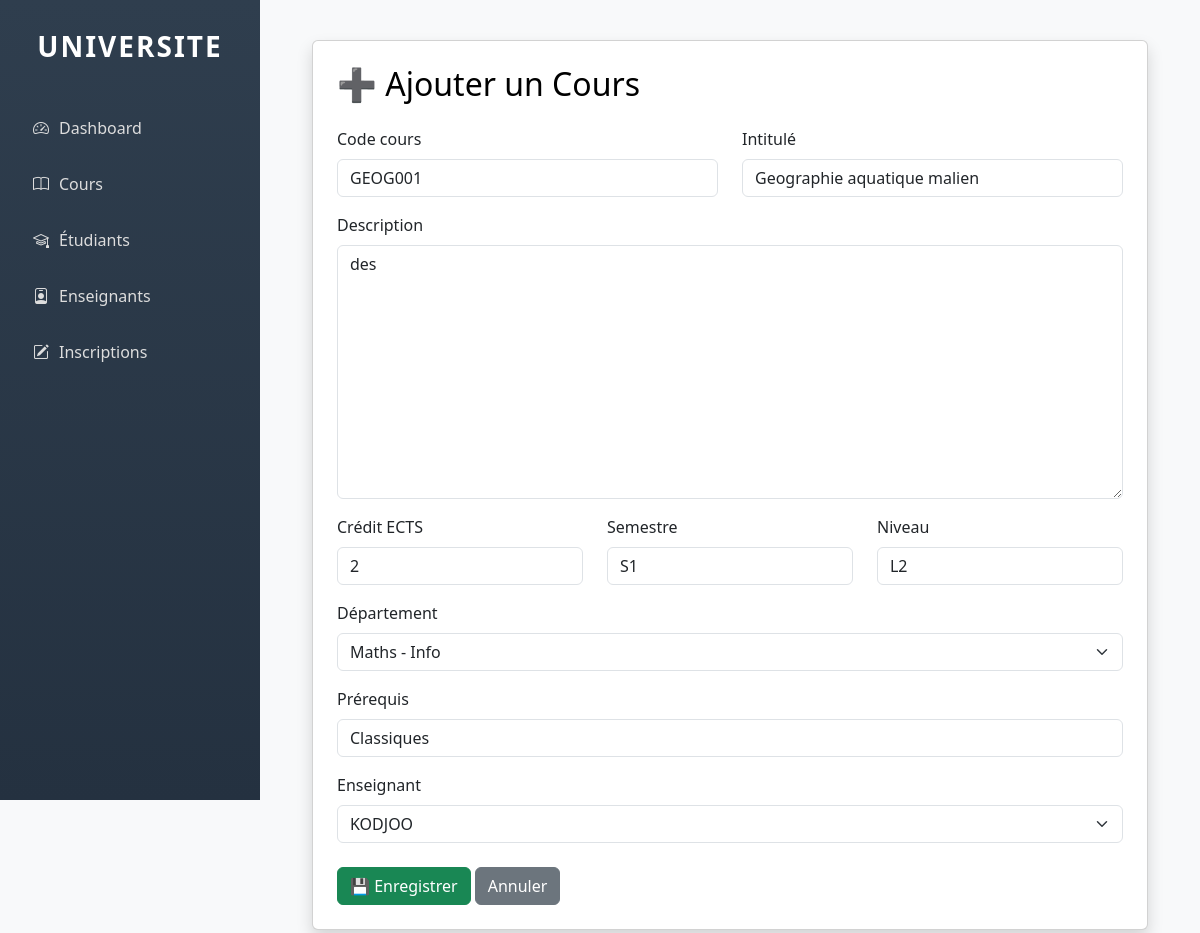
Screenshot of /cours/update/17/ with the database file from the repository.
### nosqlproject/models.py (models this page shows, shortened)
class Cours(models.Model):
    DEPARTEMENT_CHOICES = [
        ('Anglais', 'Anglais'),
        ('Histoire', 'Histoire'),
        ('Geographie', 'Geographie'),
        ('Math-info', 'Math-info'),
    ]
    code_cours = models.CharField(max_length=20)
    intitule = models.CharField(max_length=100)
    description = models.TextField()
    credit_ects = models.IntegerField()
    semestre = models.CharField(max_length=10)
    niveau = models.CharField(max_length=10)
    departement = models.CharField(max_length=100)
    prerequis = models.CharField(max_length=200, blank=True, null=True)
    enseignant = models.ForeignKey('Enseignant', on_delete=models.CASCADE)

### nosqlproject/views.py (the view)
# urls.py: path('cours/update/<int:pk>/', views.cours_update, name='cours_update'),
def cours_update(request, pk):
    cours = Cours.objects.get(pk=pk)
    if request.method == "POST":
        form = CoursForm(request.POST, instance=cours)
        if form.is_valid():
            form.save()
            return redirect('cours_list')
    else:
        form = CoursForm(instance=cours)
    return render(request, 'nosqlproject/cours_form.html', {'form': form})

### nosqlproject/forms.py
class CoursForm(forms.ModelForm):
    class Meta:
        model = Cours
        exclude = ['etudiants']  # ⚠️ On exclut le ManyToMany via Inscription

### nosqlproject/models.py (called while the page is built)
    def __str__(self):
        return self.nom

### nosqlproject/templates/nosqlproject/cours_form.html (shortened to what this page needs)
{% extends 'nosqlproject/base.html' %}
{% load widget_tweaks %}
{% block content %}
<div class="container">
    <div class="card shadow p-4">
        <h2 class="mb-4" style="color:black">➕ Ajouter un Cours</h2>
        <form method="POST">
            <div class="row">
                <div class="col-md-6 mb-3">
                    <label class="form-label">Code cours</label>
                    {{ form.code_cours|add_class:"form-control" }}
                </div>
                <div class="col-md-6 mb-3">
                    <label class="form-label">Intitulé</label>
                    {{ form.intitule|add_class:"form-control" }}
                </div>
            </div>
            <div class="mb-3">
                <label class="form-label">Description</label>
                {{ form.description|add_class:"form-control" }}
            </div>
            <div class="row">
                <div class="col-md-4 mb-3">
                    <label class="form-label">Crédit ECTS</label>
                    {{ form.credit_ects|add_class:"form-control" }}
                </div>
                <div class="col-md-4 mb-3">
                    <label class="form-label">Semestre</label>
                    {{ form.semestre|add_class:"form-control" }}
                </div>
                <div class="col-md-4 mb-3">
                    <label class="form-label">Niveau</label>
                    {{ form.niveau|add_class:"form-control" }}
                </div>
            </div>
            <div class="mb-3">
                <label class="form-label">Département</label>
                {{ form.departement|add_class:"form-select" }}
            </div>
            <div class="mb-3">
                <label class="form-label">Prérequis</label>
                {{ form.prerequis|add_class:"form-control" }}
            </div>
            <div class="mb-4">
                <label class="form-label">Enseignant</label>
                {{ form.enseignant|add_class:"form-select" }}
            </div>
            <button type="submit" class="btn btn-success">
                💾 Enregistrer
            </button>
            <a href="{% url 'cours_list' %}" class="btn btn-secondary">
                Annuler
            </a>
        </form>
    </div>
</div>
{% endblock %}

### nosqlproject/templates/nosqlproject/base.html (style rules this page uses)
body { margin: 0; font-family: 'Segoe UI', sans-serif; background-color: #f8f9fa; }

### rows the page displays
Cours: code_cours "GEOG001", intitule "Geographie aquatique malien", description "des", credit_ects "2", semestre "S1", niveau "L2", departement "Maths - Info", prerequis "Classiques", enseignant "KODJOO"
